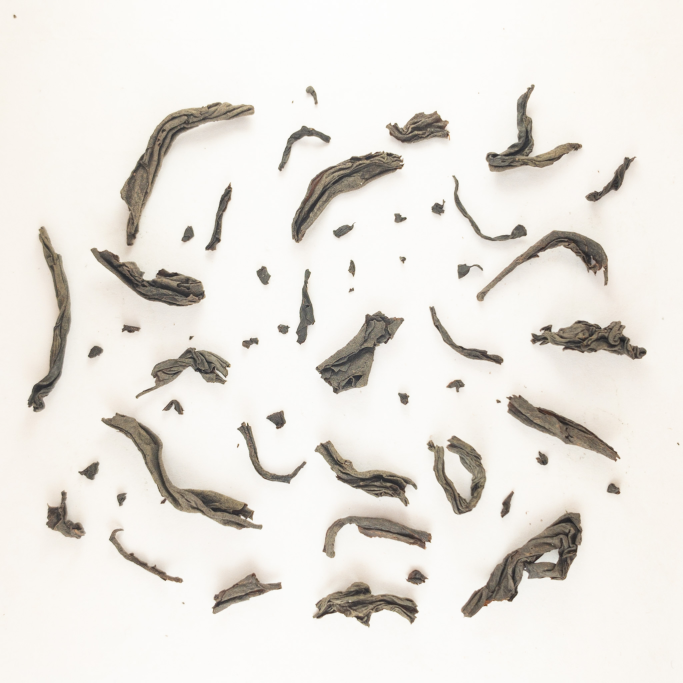
#> input picture dataset/mixed_samples/APC_4035.jpg, 2048 x 2048 px (shown at 1/3 size)
$ python -i feature_extraction.py   (imports and definitions only)   (older library calls are emulated)
#> lines starting #> are read from the running program, lines starting #| are printed output that depends on the picture; after the words box and inside, x2 and y2 are one past the last pixel; in counts of white or black regions, pixels touching at a corner belong together
#> further down, picture is the input picture: shape (2048, 2048, 3); mean B, G, R 223.9, 229.4, 233
"""
Handcrafted Feature Extraction (Approach A: Traditional CV)
=============================================================
Extracts geometric, shape, texture, and color features from a single
tea particle image. Used to build the feature matrix for Random Forest /
SVM / XGBoost classifiers.

Features extracted:
    Geometric : area, perimeter, aspect_ratio, solidity, extent, circularity
    Shape     : 7 Hu moments (scale/rotation/translation invariant shape descriptors)
    Texture   : GLCM (contrast, homogeneity, energy, correlation) + LBP histogram
    Color     : mean/std per channel in HSV (or RGB)
"""
import cv2
import numpy as np
from skimage.feature import graycomatrix, graycoprops, local_binary_pattern


# [6 lines left out: function get_main_contour, not called in this run]


def segment_single_particle(image, threshold_method="otsu"):
    """
    Produce a clean binary mask for a single-particle crop (already isolated
    from the background by the segmentation stage, but may still have a
    contrasting background within the crop). Ensures the particle (assumed
    minority pixel class) ends up as foreground (255), matching the
    convention used in segment_particles.py.
    """
#> called with threshold_method = 'otsu'
    gray = cv2.cvtColor(image, cv2.COLOR_BGR2GRAY) if image.ndim == 3 else image
    blurred = cv2.GaussianBlur(gray, (5, 5), 0)
    if threshold_method == "otsu":
        _, mask = cv2.threshold(blurred, 0, 255, cv2.THRESH_BINARY + cv2.THRESH_OTSU)
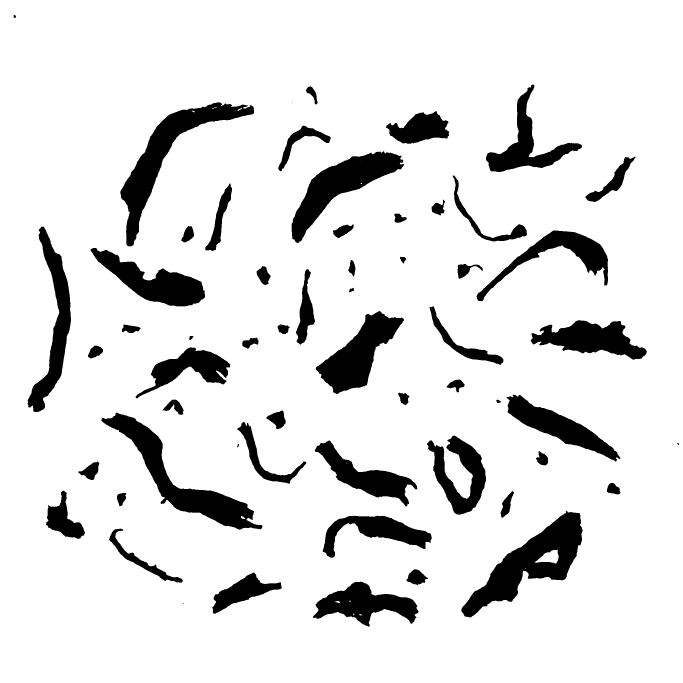
#> mask: shape (2048, 2048) (shown at 1/3 size); 88.4% white; 58 black regions (2 under 20 px), largest, box (x1, y1, x2, y2) and area: (1384, 1532, 1748, 1852) 40369, (304, 1238, 787, 1589) 35646, (361, 307, 762, 739) 35366
    else:
        mask = cv2.adaptiveThreshold(blurred, 255, cv2.ADAPTIVE_THRESH_GAUSSIAN_C,
                                      cv2.THRESH_BINARY, 21, 2)

    white_fraction = np.count_nonzero(mask == 255) / mask.size
#> white_fraction = 0.884
    if white_fraction > 0.5:
        mask = cv2.bitwise_not(mask)
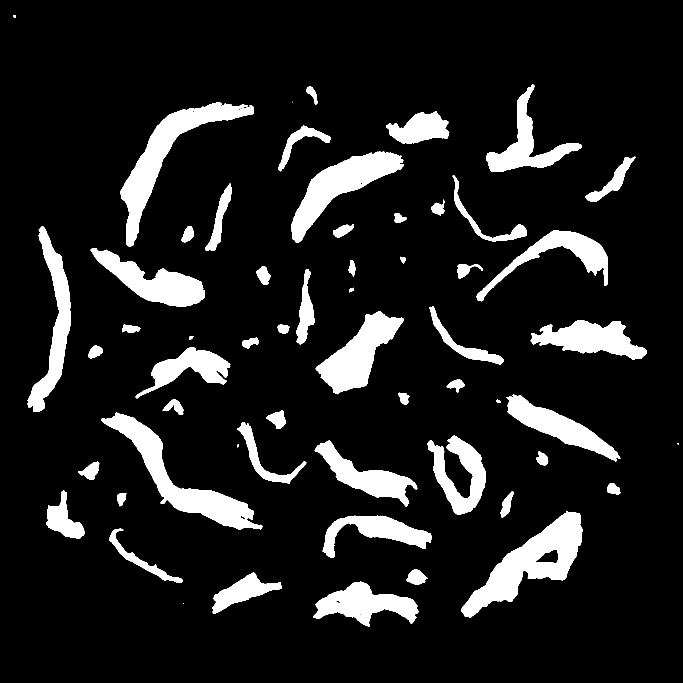
#> mask: shape (2048, 2048) (shown at 1/3 size); 11.6% white; 58 white regions (2 under 20 px), largest, box (x1, y1, x2, y2) and area: (1384, 1532, 1748, 1852) 40369, (304, 1238, 787, 1589) 35646, (361, 307, 762, 739) 35366

    return mask


# [143 lines left out: functions extract_geometric_features, extract_hu_moments, extract_texture_features, extract_color_features, extract_all_features, not called in this run]

>>> import cv2
>>> picture = cv2.imread('../../dataset/mixed_samples/APC_4035.jpg')
>>> result = segment_single_particle(picture)

$ run again, on dataset/mixed_samples/image.png
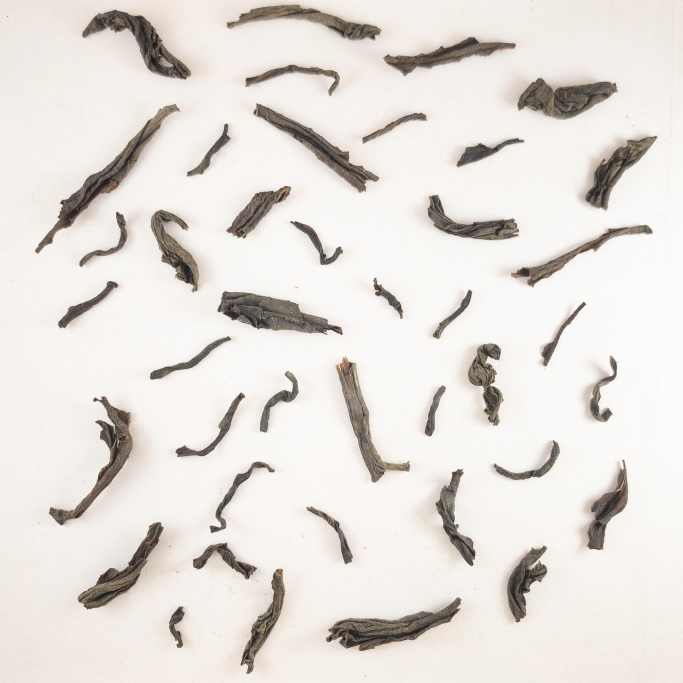
#> input picture dataset/mixed_samples/image.png, 2048 x 2048 px (shown at 1/3 size)
#> picture is the input picture: shape (2048, 2048, 3); mean B, G, R 218.7, 223.7, 228.5
#> in segment_single_particle, `_, mask = cv2.threshold(blurred, 0, 255, cv2.THRESH_BINARY + cv2.THRES..`:
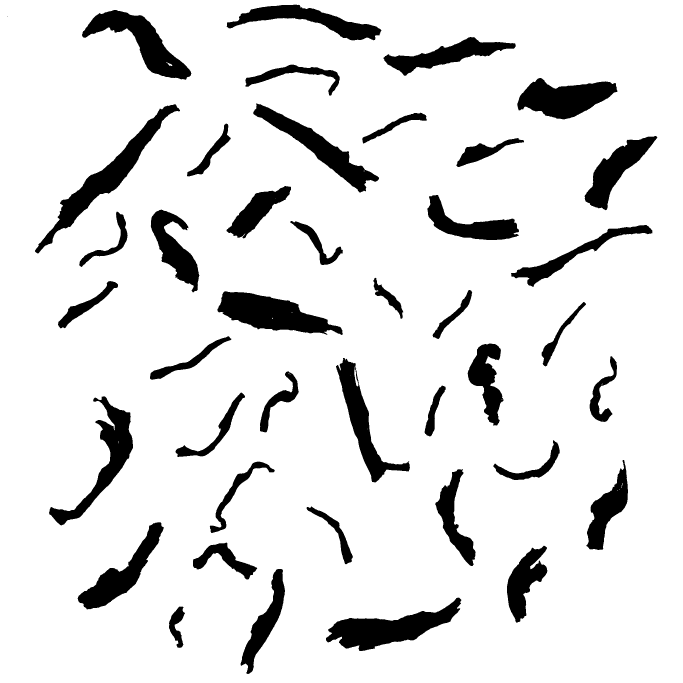
#> mask: shape (2048, 2048) (shown at 1/3 size); 88.7% white; 42 black regions (1 under 20 px), largest, box (x1, y1, x2, y2) and area: (105, 313, 540, 760) 27394, (978, 1793, 1384, 1953) 26567, (652, 874, 1028, 1005) 26051
#> white_fraction = 0.887
#> in segment_single_particle, `mask = cv2.bitwise_not(mask)`:
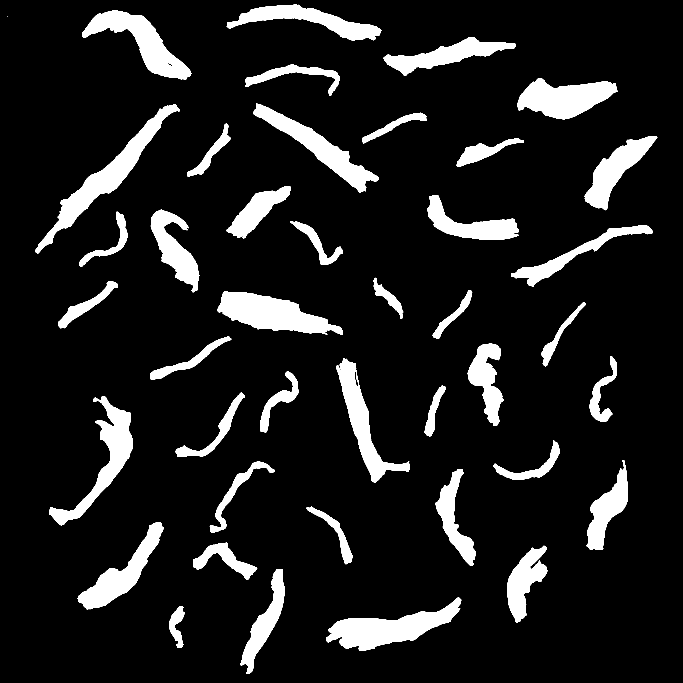
#> mask: shape (2048, 2048) (shown at 1/3 size); 11.3% white; 42 white regions (1 under 20 px), largest, box (x1, y1, x2, y2) and area: (105, 313, 540, 760) 27394, (978, 1793, 1384, 1953) 26567, (652, 874, 1028, 1005) 26051
